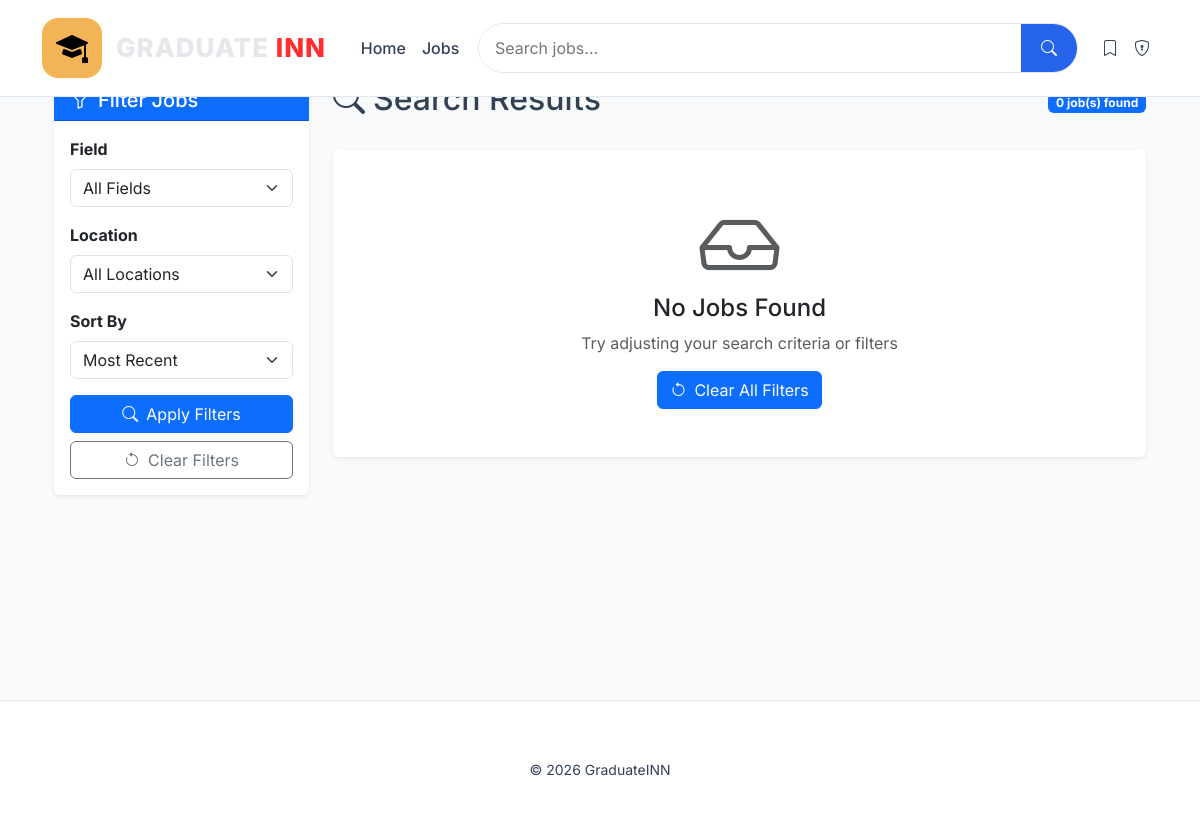
Before: /search with the older database file.
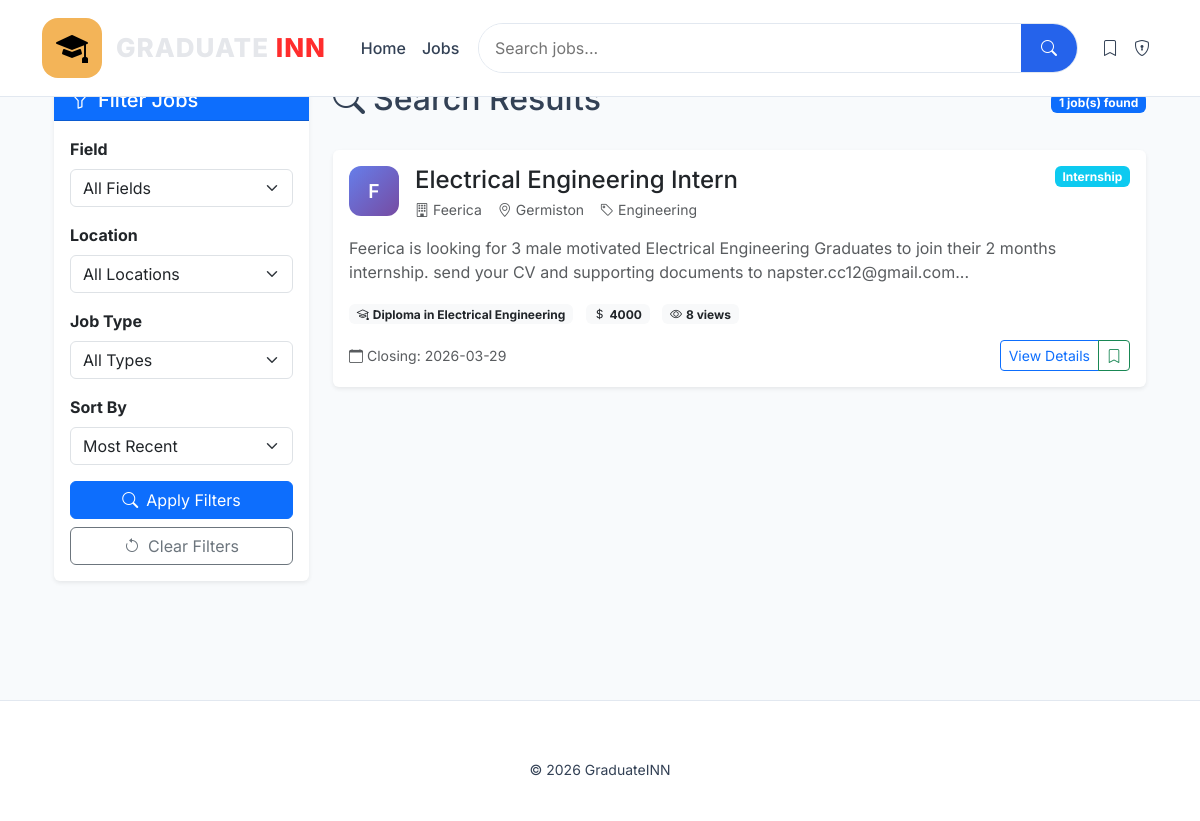
After: the same page with the newer database file.
### tables this page shows
CREATE TABLE jobs(
        id INTEGER PRIMARY KEY AUTOINCREMENT,
        title TEXT,
        company TEXT,
        location TEXT,
        field TEXT,
        qualification TEXT,
        description TEXT,
        requirements TEXT,
        application_link TEXT,
        closing_date TEXT,
        created_date TEXT DEFAULT CURRENT_DATE,
        salary_range TEXT,
        job_type TEXT,
        experience_level TEXT,
        views INTEGER DEFAULT 0,
        is_featured INTEGER DEFAULT 0,
        posted_by INTEGER,
        FOREIGN KEY (posted_by) REFERENCES users(id)
    );

### app.py (the view, shortened to what this page needs)
@app.route("/search")
def search():
    features = get_available_features()
    query = request.args.get("q", "")
    field = request.args.get("field", "")
    location = request.args.get("location", "")
    job_type = request.args.get("job_type", "")
    sort_by = request.args.get("sort_by", "recent")
    conn = get_db()
    sql = "SELECT * FROM jobs WHERE 1=1"
    params = []
    if field:
        sql += " AND field = ?"
        params.append(field)
    if location:
        sql += " AND location LIKE ?"
        params.append(f"%{location}%")
    if job_type and features['job_type']:
        sql += " AND job_type = ?"
        params.append(job_type)
    if sort_by == "recent":
        sql += " ORDER BY id DESC"
    elif sort_by == "company":
        sql += " ORDER BY company"
    elif sort_by == "location":
        sql += " ORDER BY location"
    jobs = conn.execute(sql, params).fetchall()
    fields = conn.execute("SELECT DISTINCT field FROM jobs ORDER BY field").fetchall()
    locations = conn.execute("SELECT DISTINCT location FROM jobs ORDER BY location").fetchall()
    job_types = []
    if features['job_type']:
        job_types = conn.execute("SELECT DISTINCT job_type FROM jobs WHERE job_type IS NOT NULL").fetchall()
    conn.close()
    return render_template("search.html",
                         jobs=jobs,
                         query=query,
                         fields=fields,
                         locations=locations,
                         job_types=job_types,
                         selected_field=field,
                         selected_location=location,
                         selected_job_type=job_type,
                         sort_by=sort_by,
                         features=features)

### app.py (called while the page is built)
def get_db():
    conn = sqlite3.connect(DATABASE)
    conn.row_factory = sqlite3.Row
    return conn

def column_exists(table_name, column_name):
    conn = get_db()
    cursor = conn.execute(f"PRAGMA table_info({table_name})")
    columns = [column[1] for column in cursor.fetchall()]
    conn.close()
    return column_name in columns

def get_available_features():
    return {
        'is_featured': column_exists('jobs', 'is_featured'),
        'views': column_exists('jobs', 'views'),
        'job_type': column_exists('jobs', 'job_type'),
        'experience_level': column_exists('jobs', 'experience_level'),
        'salary_range': column_exists('jobs', 'salary_range')
    }

### templates/search.html (shortened to what this page needs)
{% extends "base.html" %}
{% block content %}
<div class="container">
    <div class="row">
        <div class="col-lg-3 mb-4">
            <div class="card border-0 shadow-sm">
                <div class="card-header bg-primary text-white">
                    <h5 class="mb-0"><i class="bi bi-funnel me-2"></i>Filter Jobs</h5>
                </div>
                <div class="card-body">
                    <form action="/search" method="get" id="filterForm">
                        <div class="mb-3">
                            <label class="form-label fw-bold">Field</label>
                            <select name="field" class="form-select" onchange="this.form.submit()">
                                <option value="">All Fields</option>
                            </select>
                        </div>
                        <div class="mb-3">
                            <label class="form-label fw-bold">Location</label>
                            <select name="location" class="form-select" onchange="this.form.submit()">
                                <option value="">All Locations</option>
                            </select>
                        </div>
                        {% if features.job_type and job_types %}
                        <div class="mb-3">
                            <label class="form-label fw-bold">Job Type</label>
                            <select name="job_type" class="form-select" onchange="this.form.submit()">
                                <option value="">All Types</option>
                            </select>
                        </div>
                        {% endif %}
                        <div class="mb-3">
                            <label class="form-label fw-bold">Sort By</label>
                            <select name="sort_by" class="form-select" onchange="this.form.submit()">
                                <option value="recent" {% if sort_by == 'recent' %}selected{% endif %}>Most Recent</option>
                            </select>
                        </div>
                        <button type="submit" class="btn btn-primary w-100">
                            <i class="bi bi-search me-2"></i>Apply Filters
                        </button>
                        <a href="/search" class="btn btn-outline-secondary w-100 mt-2">
                            <i class="bi bi-arrow-counterclockwise me-2"></i>Clear Filters
                        </a>
                    </form>
                </div>
            </div>
        </div>
        <div class="col-lg-9">
            <div class="d-flex justify-content-between align-items-center mb-4">
                <h2>
                    <i class="bi bi-search me-2"></i>Search Results
                </h2>
                <span class="badge bg-primary">{{ jobs|length }} job(s) found</span>
            </div>
            {% if jobs %}
                {% for job in jobs %}
                <div class="card job-card mb-4 border-0 shadow-sm hover-lift">
                    <div class="card-body">
                        <div class="row">
                            <div class="col-md-12">
                                <div class="d-flex justify-content-between align-items-start mb-3">
                                    <div class="d-flex">
                                        <div class="company-avatar me-3">{{ job.company[0] }}</div>
                                        <div>
                                            <h4 class="card-title mb-1">
                                                <a href="/job/{{ job.id }}" class="text-decoration-none text-dark">
                                                    {{ job.title }}
                                                </a>
                                            </h4>
                                            <div class="d-flex flex-wrap gap-3 text-muted small">
                                                <span><i class="bi bi-building me-1"></i>{{ job.company }}</span>
                                                <span><i class="bi bi-geo-alt me-1"></i>{{ job.location }}</span>
                                                <span><i class="bi bi-tag me-1"></i>{{ job.field }}</span>
                                            </div>
                                        </div>
                                    </div>
                                    {% if features.job_type and job.job_type %}
                                    <span class="badge bg-{% if job.job_type == 'Full-time' %}success{% elif job.job_type == 'Part-time' %}warning{% else %}info{% endif %}">
                                        {{ job.job_type }}
                                    </span>
                                    {% endif %}
                                </div>
                                <p class="card-text text-muted mb-3">
                                    {{ job.description[:200] }}...
                                </p>
                                <div class="mb-3">
                                    <span class="badge bg-light text-dark me-2">
                                        <i class="bi bi-mortarboard me-1"></i>{{ job.qualification }}
                                    </span>
                                    {% if features.salary_range and job.salary_range %}
                                    <span class="badge bg-light text-dark me-2">
                                        <i class="bi bi-currency-dollar me-1"></i>{{ job.salary_range }}
                                    </span>
                                    {% endif %}
                                    {% if features.views and job.views %}
                                    <span class="badge bg-light text-dark">
                                        <i class="bi bi-eye me-1"></i>{{ job.views }} views
                                    </span>
                                    {% endif %}
                                </div>
                                <div class="d-flex justify-content-between align-items-center">
                                    <div class="text-muted small">
                                        <i class="bi bi-calendar me-1"></i>Closing: {{ job.closing_date }}
                                    </div>
                                    <div class="btn-group">
                                        <a href="/job/{{ job.id }}" class="btn btn-outline-primary btn-sm">
                                            View Details
                                        </a>
                                        <a href="/save_job/{{ job.id }}" class="btn btn-outline-success btn-sm"
                                           onclick="return confirm('Save this job?')">
                                            <i class="bi bi-bookmark"></i>
                                        </a>
                                    </div>
                                </div>
                            </div>
                        </div>
                    </div>
                </div>
                {% endfor %}
            {% else %}
                <div class="card border-0 shadow-sm">
                    <div class="card-body text-center py-5">
                        <i class="bi bi-inbox display-1 text-muted mb-3"></i>
                        <h4>No Jobs Found</h4>
                        <p class="text-muted">Try adjusting your search criteria or filters</p>
                        <a href="/search" class="btn btn-primary">
                            <i class="bi bi-arrow-counterclockwise me-2"></i>Clear All Filters
                        </a>
                    </div>
                </div>
            {% endif %}
        </div>
    </div>
</div>
{% endblock %}

### templates/base.html (shortened to what this page needs)
<!DOCTYPE html>
<html lang="en">
<head>
    <link href="https://cdn.jsdelivr.net/npm/bootstrap@5.3.3/dist/css/bootstrap.min.css" rel="stylesheet">
    <link href="https://cdn.jsdelivr.net/npm/bootstrap-icons@1.11.3/font/bootstrap-icons.css" rel="stylesheet">
</head>
<body>
<nav class="navbar navbar-expand-lg fixed-top">
    <div class="container">
        <a class="navbar-brand graduate-logo d-flex align-items-center" href="/">
    <div class="logo-icon">
        <i class="bi bi-mortarboard-fill"></i>
    </div>
    <div class="logo-text-wrapper">
        <div class="logo-main">
            GRADUATE <span>INN</span>
        </div>
    </div>
</a>
        <div class="collapse navbar-collapse" id="nav">
            <ul class="navbar-nav mx-auto">
                <li class="nav-item"><a class="nav-link" href="/">Home</a></li>
                <li class="nav-item"><a class="nav-link" href="/search">Jobs</a></li>
            </ul>
            <form action="/search" method="get" class="search-wrapper d-flex me-3">
                <div class="search-box w-100">
                    <input type="text" name="q" placeholder="Search jobs..." value="{{ request.args.get('q','') }}">
                    <button><i class="bi bi-search"></i></button>
                </div>
            </form>
            <ul class="navbar-nav">
                <li class="nav-item position-relative">
                    <a class="nav-link" href="/saved_jobs">
                        <i class="bi bi-bookmark"></i>
                    </a>
                </li>
                {% if session.get('admin') %}
                <li class="nav-item dropdown">
                    <a class="nav-link dropdown-toggle" data-bs-toggle="dropdown">
                        <i class="bi bi-person-circle"></i>
                    </a>
                    <ul class="dropdown-menu dropdown-menu-end">
                        <li><a class="dropdown-item" href="/dashboard">Dashboard</a></li>
                        <li><a class="dropdown-item" href="/add_job">Add Job</a></li>
                        <li><a class="dropdown-item" href="/logout">Logout</a></li>
                    </ul>
                </li>
                {% else %}
                <li class="nav-item">
                    <a class="nav-link" href="/admin">
                        <i class="bi bi-shield-lock"></i>
                    </a>
                </li>
                {% endif %}
            </ul>
        </div>
    </div>
</nav>
<div class="container main-content">
    {% block content %}{% endblock %}
</div>
<footer class="footer">
    <div class="container">
        <div class="text-center mt-3">
            <small>© 2026 GraduateINN</small>
        </div>
    </div>
</footer>
</body>
</html>

### templates/base.html (style rules this page uses)
:root { --primary: #2563eb; --dark: #0f172a; --text: #334155; --light: #f1f5f9; --border: #e2e8f0; }
body { font-family: 'Inter', sans-serif; background: #f8fafc; color: var(--text); padding-top: 80px; }
.navbar { background: white; border-bottom: 1px solid var(--border); padding: 0.8rem 0; }
.nav-link { font-weight: 500; color: var(--text) !important; }
.search-wrapper { max-width: 600px; width: 100%; }
.search-box { display: flex; background: white; border-radius: 50px; border: 1px solid var(--border); overflow: hidden; }
.search-box input { border: none; padding: 0.75rem 1rem; flex: 1; }
.search-box button { background: var(--primary); color: white; border: none; padding: 0 20px; }
.main-content { min-height: 70vh; }
.graduate-logo { text-decoration:none; gap:14px; }
.logo-icon { width:60px; height:60px; background:#f3b458; border-radius:16px; display:flex; align-items:center; justify-content:center; }
.logo-icon i { font-size:32px; color:black; }
.logo-text-wrapper { line-height:1.05; }
.logo-main { font-size:26px; font-weight:800; letter-spacing:1px; color:#e5e7eb; }
.logo-main span { color:#ff2d2d; }
.footer { background: white; border-top: 1px solid var(--border); padding: 40px 0; margin-top: 60px; }

### templates/search.html (style rules this page uses)
.company-avatar { width: 50px; height: 50px; background: linear-gradient(135deg, #667eea, #764ba2); color: white; border-radius: 12px; display: flex; align-items: center; justify-content: center; font-weight: 600; font-size: 1.2rem; }
.hover-lift { transition: all 0.3s ease; }
.job-card { transition: all 0.3s ease; border-left: 4px solid transparent; }

Changed rows visible on the page:
added jobs: company "F", title "Electrical Engineering Intern", company "Feerica", location "Germiston", field "Engineering", job_type "Internship", description "Feerica is looking for 3 male motivated Electrical Engineering Graduates to join their 2 months internship. send your CV and supporting documents to napster.cc12@gmail.com", qualification "Diploma in Electrical Engineering", salary_range "4000", views "8", closing_date "2026-03-29"
Other visible differences:
form field job_type: (not shown) → "All Types"
{{ jobs|length }}: "0" → "1"
text no longer shown: "No Jobs Found Try adjusting your search criteria or filters Clear All Filters"
text now shown: "Job Type"
